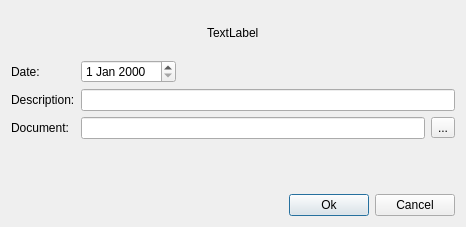
<?xml version="1.0" encoding="UTF-8"?>
<ui version="4.0">
 <class>SelAttr</class>
 <widget class="QDialog" name="SelAttr">
  <property name="geometry">
   <rect>
    <x>0</x>
    <y>0</y>
    <width>466</width>
    <height>227</height>
   </rect>
  </property>
  <property name="sizePolicy">
   <sizepolicy hsizetype="Preferred" vsizetype="Fixed">
    <horstretch>0</horstretch>
    <verstretch>0</verstretch>
   </sizepolicy>
  </property>
  <property name="windowTitle">
   <string>Dialog</string>
  </property>
  <layout class="QVBoxLayout" name="verticalLayout">
   <item>
    <layout class="QHBoxLayout" name="horizontalLayout">
     <item>
      <spacer name="horizontalSpacer_3">
       <property name="orientation">
        <enum>Qt::Horizontal</enum>
       </property>
       <property name="sizeHint" stdset="0">
        <size>
         <width>40</width>
         <height>20</height>
        </size>
       </property>
      </spacer>
     </item>
     <item>
      <widget class="QLabel" name="title">
       <property name="text">
        <string>TextLabel</string>
       </property>
      </widget>
     </item>
     <item>
      <spacer name="horizontalSpacer_4">
       <property name="orientation">
        <enum>Qt::Horizontal</enum>
       </property>
       <property name="sizeHint" stdset="0">
        <size>
         <width>40</width>
         <height>20</height>
        </size>
       </property>
      </spacer>
     </item>
    </layout>
   </item>
   <item>
    <layout class="QFormLayout" name="formLayout_3">
     <item row="0" column="1">
      <layout class="QHBoxLayout" name="horizontalLayout_4">
       <item>
        <widget class="QDateEdit" name="dateEdit"/>
       </item>
       <item>
        <spacer name="horizontalSpacer_2">
         <property name="orientation">
          <enum>Qt::Horizontal</enum>
         </property>
         <property name="sizeHint" stdset="0">
          <size>
           <width>40</width>
           <height>20</height>
          </size>
         </property>
        </spacer>
       </item>
      </layout>
     </item>
     <item row="1" column="0">
      <widget class="QLabel" name="label_2">
       <property name="text">
        <string>Description:</string>
       </property>
      </widget>
     </item>
     <item row="1" column="1">
      <widget class="QLineEdit" name="descrEdit"/>
     </item>
     <item row="2" column="0">
      <widget class="QLabel" name="label_3">
       <property name="text">
        <string>Document:</string>
       </property>
      </widget>
     </item>
     <item row="2" column="1">
      <layout class="QHBoxLayout" name="horizontalLayout_3">
       <item>
        <widget class="QLineEdit" name="fileEdit"/>
       </item>
       <item>
        <widget class="QToolButton" name="fileButton">
         <property name="text">
          <string>...</string>
         </property>
        </widget>
       </item>
      </layout>
     </item>
     <item row="0" column="0">
      <widget class="QLabel" name="label">
       <property name="text">
        <string>Date:</string>
       </property>
      </widget>
     </item>
    </layout>
   </item>
   <item>
    <widget class="WGrAttr" name="widget" native="true"/>
   </item>
   <item>
    <layout class="QHBoxLayout" name="horizontalLayout_2">
     <item>
      <spacer name="horizontalSpacer">
       <property name="orientation">
        <enum>Qt::Horizontal</enum>
       </property>
       <property name="sizeHint" stdset="0">
        <size>
         <width>40</width>
         <height>20</height>
        </size>
       </property>
      </spacer>
     </item>
     <item>
      <widget class="QPushButton" name="okButton">
       <property name="text">
        <string>Ok</string>
       </property>
      </widget>
     </item>
     <item>
      <widget class="QPushButton" name="cancelButton">
       <property name="text">
        <string>Cancel</string>
       </property>
      </widget>
     </item>
    </layout>
   </item>
  </layout>
 </widget>
 <customwidgets>
  <customwidget>
   <class>WGrAttr</class>
   <extends>QWidget</extends>
   <header location="global">wgrattr.h</header>
   <container>1</container>
  </customwidget>
 </customwidgets>
 <resources/>
 <connections/>
</ui>
